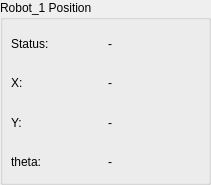
   <widget class="QGroupBox" name="groupBox_robot_1">
    <property name="geometry">
     <rect>
      <x>615</x>
      <y>50</y>
      <width>211</width>
      <height>185</height>
     </rect>
    </property>
    <property name="title">
     <string>Robot_1 Position</string>
    </property>
    <widget class="QWidget" name="verticalLayoutWidget">
     <property name="geometry">
      <rect>
       <x>11</x>
       <y>27</y>
       <width>187</width>
       <height>151</height>
      </rect>
     </property>
     <layout class="QVBoxLayout" name="verticalLayout">
      <item>
       <layout class="QHBoxLayout" name="horizontalLayout_20">
        <item>
         <widget class="QLabel" name="label_25">
          <property name="text">
           <string>Status:</string>
          </property>
          <property name="alignment">
           <set>Qt::AlignLeading|Qt::AlignLeft|Qt::AlignVCenter</set>
          </property>
         </widget>
        </item>
        <item>
         <widget class="QLabel" name="label_system_status_robot1">
          <property name="text">
           <string>-</string>
          </property>
         </widget>
        </item>
       </layout>
      </item>
      <item>
       <layout class="QHBoxLayout" name="horizontalLayout_4">
        <item>
         <widget class="QLabel" name="label_4">
          <property name="text">
           <string>X:</string>
          </property>
         </widget>
        </item>
        <item>
         <widget class="QLabel" name="label_robot_1_x">
          <property name="text">
           <string>-</string>
          </property>
         </widget>
        </item>
       </layout>
      </item>
      <item>
       <layout class="QHBoxLayout" name="horizontalLayout_5">
        <item>
         <widget class="QLabel" name="label_5">
          <property name="text">
           <string>Y:</string>
          </property>
         </widget>
        </item>
        <item>
         <widget class="QLabel" name="label_robot_1_y">
          <property name="text">
           <string>-</string>
          </property>
         </widget>
        </item>
       </layout>
      </item>
      <item>
       <layout class="QHBoxLayout" name="horizontalLayout_6">
        <item>
         <widget class="QLabel" name="label_6">
          <property name="text">
           <string>theta:</string>
          </property>
         </widget>
        </item>
        <item>
         <widget class="QLabel" name="label_robot_1_z">
          <property name="text">
           <string>-</string>
          </property>
         </widget>
        </item>
       </layout>
      </item>
     </layout>
    </widget>
   </widget>
